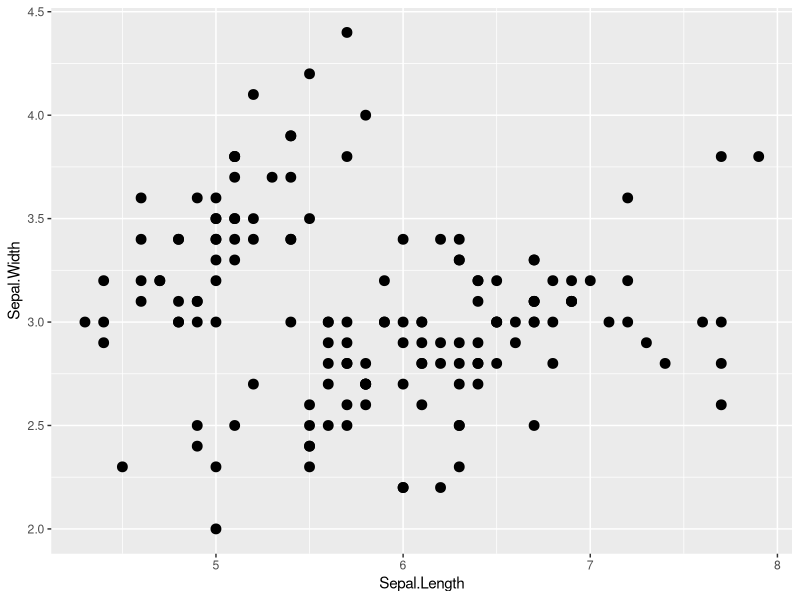
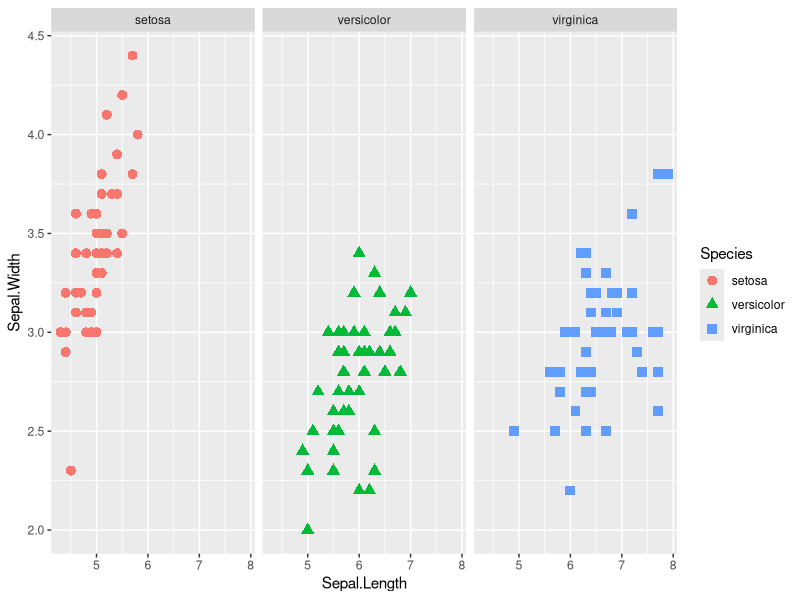
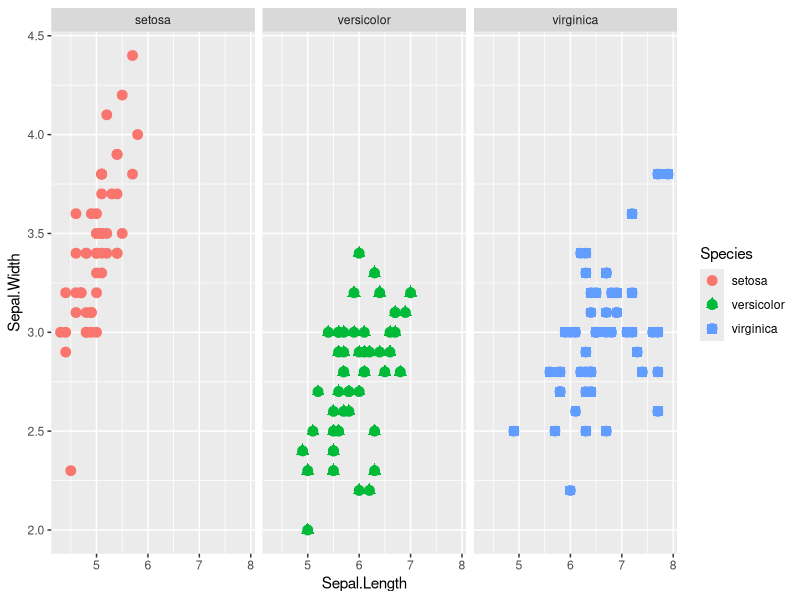
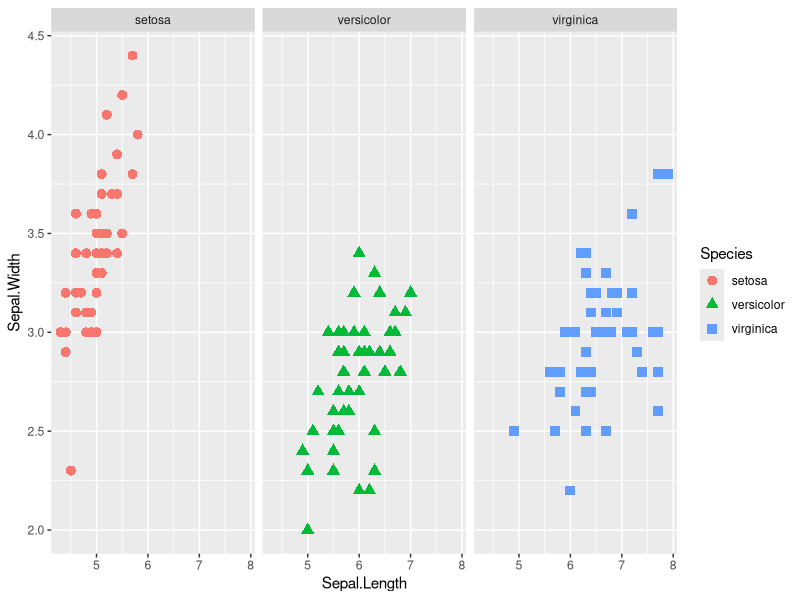
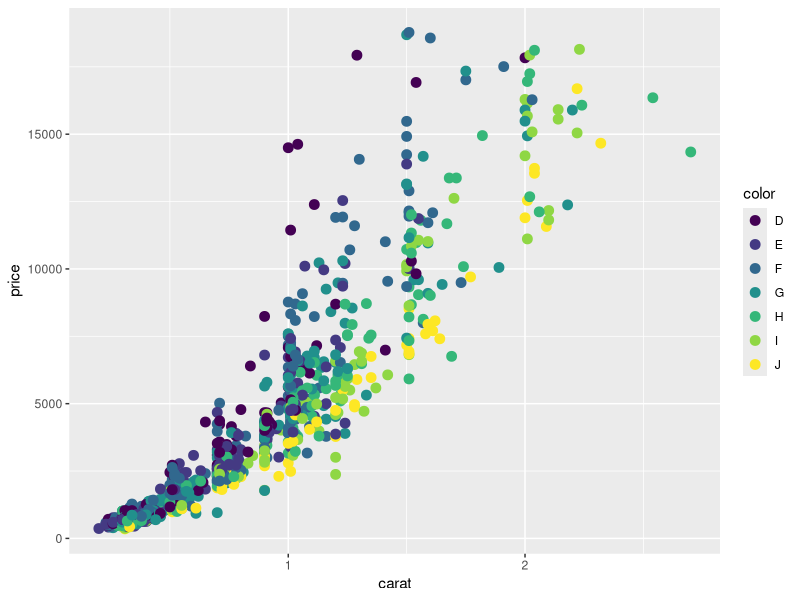
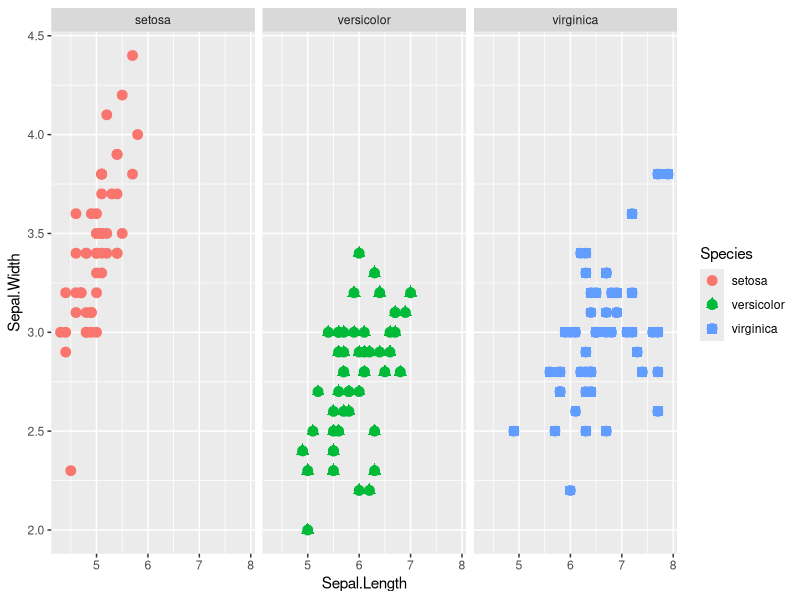
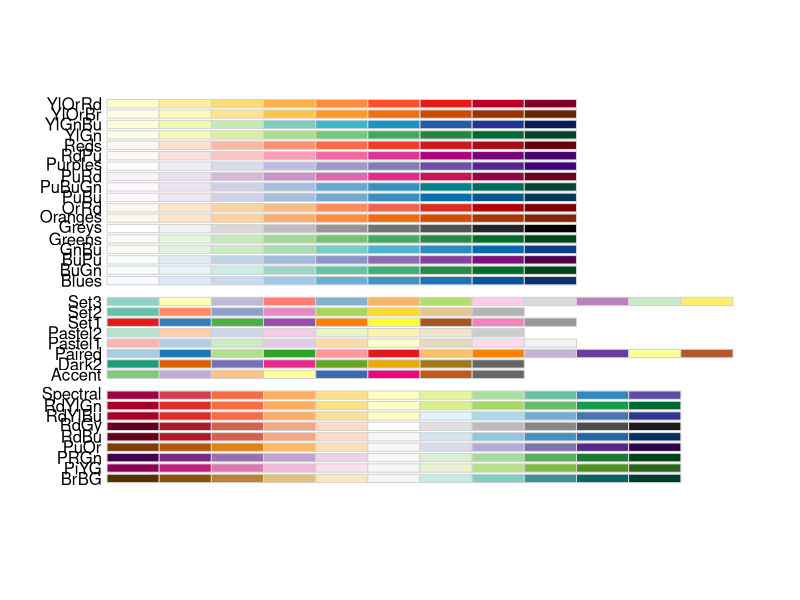
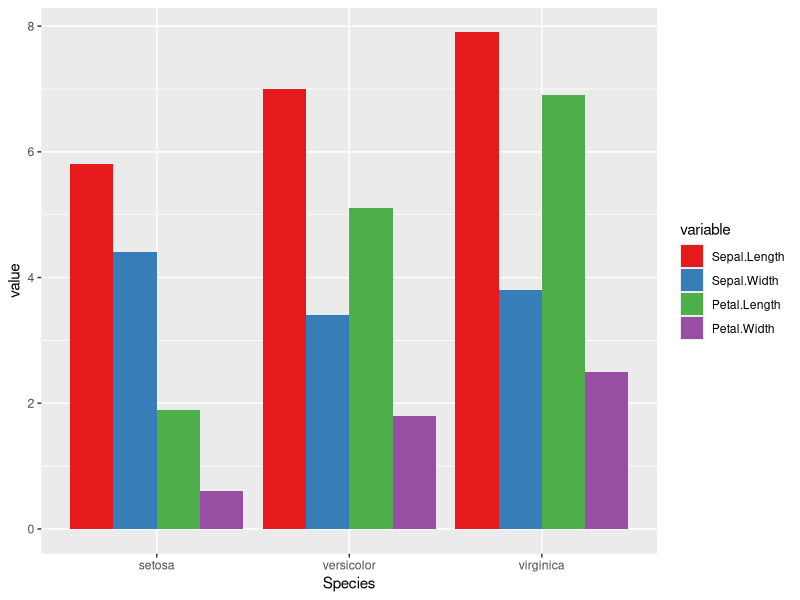

Write the R code that produced these figures, in order.
# learning GG plot
# February 22, 2015
#making changes to check


install.packages("ggplot2", dependencies = TRUE)
install.packages("plyr")
install.packages("ggthemes")
install.packages("reshape2")


head(iris)
library("ggplot2")
library("reshape2")
library("plyr")
library("ggthemes")

myplot <- ggplot(data = iris, aes(x=Sepal.Length, y= Sepal.Width)) + 
  geom_point()
myplot + geom_point(size=3)


myplot <- ggplot(data = iris, aes(x=Sepal.Length, y= Sepal.Width, color = Species)) + 
  geom_point(aes(shape = Species), size = 3) +
  facet_grid( . ~ Species)
myplot
myplot + geom_point(size=3)

myplot <- ggplot(data = iris, aes(x=Sepal.Length, y= Sepal.Width, color = Species)) + 
  geom_point(aes(shape = Species), size = 3) +
  facet_wrap( ~ Species)
myplot


dim(diamonds)
sample(1:dim(diamonds),1000)

d2<-diamonds[sample(1:dim(diamonds),1000),]
head(d2)
ggplot(data = d2, aes(x=carat, y=price, color = color)) + 
  geom_point(size = 3)
myplot + geom_point(size=3)

library(MASS)
myplot<-ggplot(birthwt, aes(factor(race), bwt)) + geom_boxplot()

summary(myplot)


###Colors

library(RColorBrewer)
display.brewer.all()

df <- melt(iris, id.vars = "Species")
ggplot(df, aes(Species, value, fill = variable)) +
  geom_bar(stat = "identity", position = "dodge") + 
scale_fill_brewer(palette = "Set1")



